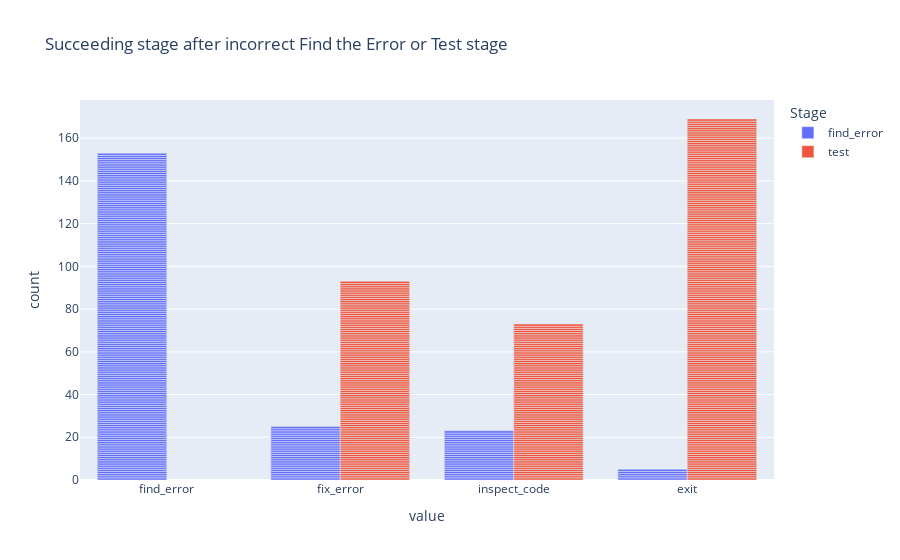

Notebook cell for this chart:
### Markdown cell above
In places where students had the choice of which stage to go to, where did they go?

### Code cell
# Create a DataFrame to track succeeding stages after incorrect Find the Error or Test stage
df_succeeding_stages = DataFrame(columns=["Stage", "Succeeding Stage"])

for exercise_log in EXERCISE_LOGS:
    incorrect_find_the_error_stages: list[StageLog] = [stage_log for stage_log in exercise_log.stage_logs if stage_log.stage_name == DebuggingStage.find_error and not stage_log.correct]
    incorrect_test_stages: list[StageLog] = [stage_log for stage_log in exercise_log.stage_logs if stage_log.stage_name == DebuggingStage.test and not stage_log.correct]
    for stage_log in incorrect_find_the_error_stages:
        succeeding_stage: StageLog = ExerciseLogProcessor.get_succeeding_stage(exercise_log, stage_log)
        if succeeding_stage is not None:
            df_succeeding_stages.loc[len(df_succeeding_stages)] = [DebuggingStage.find_error.name, succeeding_stage.stage_name.name]
    for stage_log in incorrect_test_stages:
        succeeding_stage: StageLog = ExerciseLogProcessor.get_succeeding_stage(exercise_log, stage_log)
        if succeeding_stage is not None:
                        df_succeeding_stages.loc[len(df_succeeding_stages)] = [DebuggingStage.test.name, succeeding_stage.stage_name.name]


px.bar(
    df_succeeding_stages,
    color="Stage",
    barmode="group",
    labels={"Count": "Frequency"},
    title="Succeeding stage after incorrect Find the Error or Test stage"
).show()

### Figure 1 — Plotly figure (JSON) as saved in the notebook; plotly's stock layout.template omitted (floating-point values rounded to 4 significant figures; data arrays with more than 128 entries replaced by an {"elided": "..."} marker saying what was removed)
{"data": [{"alignmentgroup": "True", "hovertemplate": "Stage=find_error<br>value=%{x}<br>count=%{y}<extra></extra>", "legendgroup": "find_error", "marker": {"color": "#636efa", "pattern": {"shape": ""}}, "name": "find_error", "offsetgroup": "find_error", "orientation": "v", "showlegend": true, "textposition": "auto", "type": "bar", "x": {"elided": "206 str values"}, "xaxis": "x", "y": {"elided": "206 int values"}, "yaxis": "y"}, {"alignmentgroup": "True", "hovertemplate": "Stage=test<br>value=%{x}<br>count=%{y}<extra></extra>", "legendgroup": "test", "marker": {"color": "#EF553B", "pattern": {"shape": ""}}, "name": "test", "offsetgroup": "test", "orientation": "v", "showlegend": true, "textposition": "auto", "type": "bar", "x": {"elided": "335 str values"}, "xaxis": "x", "y": {"elided": "335 int values"}, "yaxis": "y"}], "layout": {"barmode": "group", "legend": {"title": {"text": "Stage"}, "tracegroupgap": 0}, "title": {"text": "Succeeding stage after incorrect Find the Error or Test stage"}, "xaxis": {"anchor": "y", "domain": [0, 1], "title": {"text": "value"}}, "yaxis": {"anchor": "x", "domain": [0, 1], "title": {"text": "count"}}}}
